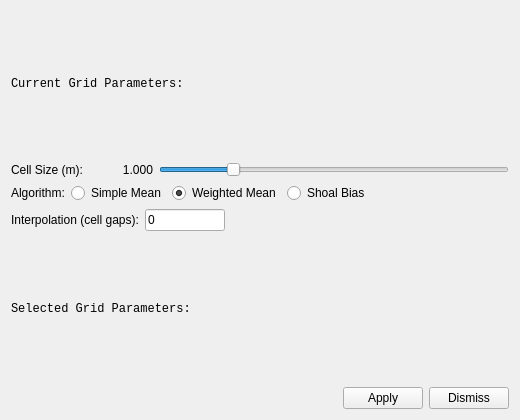
<?xml version="1.0" encoding="UTF-8"?>
<!--
  mbeditviz_grid.ui - the grid parameters dialog of mbeditviz (bulletinBoard_gridparameters).
  Loaded at runtime by deps/src/mbeditviz/mbeditviz_window.cpp. The cell size slider runs in
  millimetres; its maximum doubles at the top end and halves at the bottom, as in mbeditviz.
-->
<ui version="4.0">
 <class>MbEditVizGridDialog</class>
 <widget class="QDialog" name="MbEditVizGridDialog">
  <property name="geometry">
   <rect><x>0</x><y>0</y><width>520</width><height>420</height></rect>
  </property>
  <property name="windowTitle">
   <string>MBeditviz - Grid Parameters</string>
  </property>
  <layout class="QVBoxLayout" name="mainLayout">
   <item>
    <widget class="QLabel" name="labelCurrent">
     <property name="text"><string>Current Grid Parameters:</string></property>
     <property name="font"><font><family>Courier New</family></font></property>
    </widget>
   </item>
   <item>
    <layout class="QHBoxLayout" name="cellRow">
     <item>
      <widget class="QLabel" name="cellLabel">
       <property name="text"><string>Cell Size (m):</string></property>
      </widget>
     </item>
     <item>
      <widget class="QLabel" name="cellSizeSliderValue">
       <property name="minimumSize"><size><width>64</width><height>0</height></size></property>
       <property name="alignment"><set>Qt::AlignRight|Qt::AlignVCenter</set></property>
       <property name="text"><string>1.000</string></property>
      </widget>
     </item>
     <item>
      <widget class="QSlider" name="cellSizeSlider">
       <property name="minimum"><number>1</number></property>
       <property name="maximum"><number>5000</number></property>
       <property name="value"><number>1000</number></property>
       <property name="orientation"><enum>Qt::Horizontal</enum></property>
      </widget>
     </item>
    </layout>
   </item>
   <item>
    <layout class="QHBoxLayout" name="algRow">
     <item>
      <widget class="QLabel" name="algLabel">
       <property name="text"><string>Algorithm:</string></property>
      </widget>
     </item>
     <item>
      <widget class="QRadioButton" name="algSimpleMean">
       <property name="text"><string>Simple Mean</string></property>
      </widget>
     </item>
     <item>
      <widget class="QRadioButton" name="algFootprint">
       <property name="toolTip"><string>Each sounding weighted by its beam footprint</string></property>
       <property name="text"><string>Weighted Mean</string></property>
       <property name="checked"><bool>true</bool></property>
      </widget>
     </item>
     <item>
      <widget class="QRadioButton" name="algShoalBias">
       <property name="text"><string>Shoal Bias</string></property>
      </widget>
     </item>
     <item>
      <spacer name="algSpacer">
       <property name="orientation"><enum>Qt::Horizontal</enum></property>
       <property name="sizeHint" stdset="0"><size><width>20</width><height>10</height></size></property>
      </spacer>
     </item>
    </layout>
   </item>
   <item>
    <layout class="QHBoxLayout" name="interpRow">
     <item>
      <widget class="QLabel" name="interpLabel">
       <property name="text"><string>Interpolation (cell gaps):</string></property>
      </widget>
     </item>
     <item>
      <widget class="QLineEdit" name="interpolationEdit">
       <property name="maximumSize"><size><width>80</width><height>16777215</height></size></property>
       <property name="text"><string>0</string></property>
      </widget>
     </item>
     <item>
      <spacer name="interpSpacer">
       <property name="orientation"><enum>Qt::Horizontal</enum></property>
       <property name="sizeHint" stdset="0"><size><width>20</width><height>10</height></size></property>
      </spacer>
     </item>
    </layout>
   </item>
   <item>
    <widget class="QLabel" name="labelImplied">
     <property name="text"><string>Selected Grid Parameters:</string></property>
     <property name="font"><font><family>Courier New</family></font></property>
    </widget>
   </item>
   <item>
    <layout class="QHBoxLayout" name="buttonRow">
     <item>
      <spacer name="buttonSpacer">
       <property name="orientation"><enum>Qt::Horizontal</enum></property>
       <property name="sizeHint" stdset="0"><size><width>20</width><height>10</height></size></property>
      </spacer>
     </item>
     <item>
      <widget class="QPushButton" name="applyButton">
       <property name="text"><string>Apply</string></property>
       <property name="autoDefault"><bool>false</bool></property>
      </widget>
     </item>
     <item>
      <widget class="QPushButton" name="dismissButton">
       <property name="text"><string>Dismiss</string></property>
       <property name="autoDefault"><bool>false</bool></property>
      </widget>
     </item>
    </layout>
   </item>
  </layout>
 </widget>
 <resources/>
 <connections/>
</ui>
